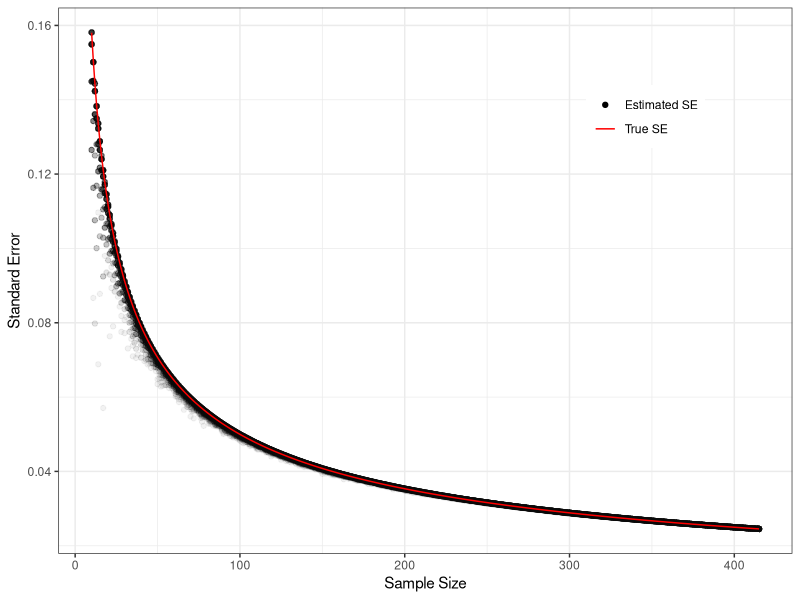
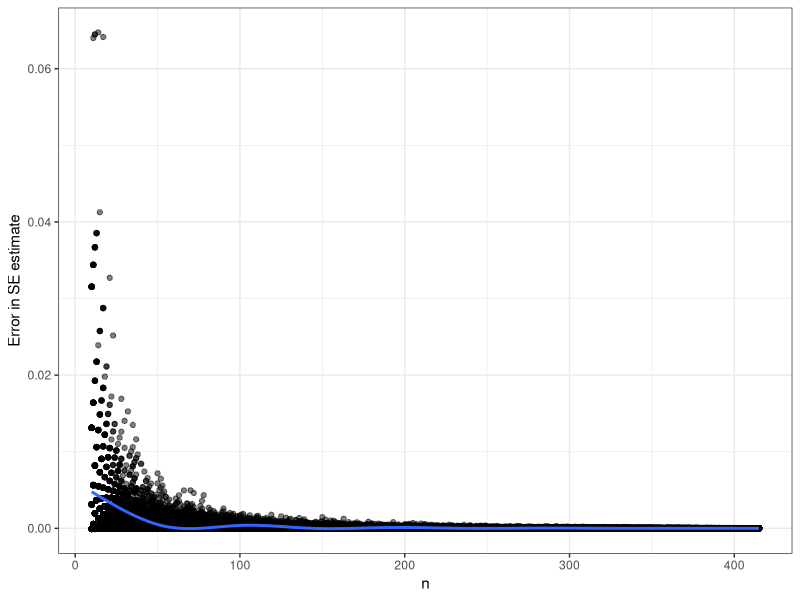

The R source for these figures, in order:
## ---- chunk 1
library(tidyverse)
library(dslabs)
library(patchwork)
library(kableExtra)
theme_set(theme_bw())
## ---- chunk 2
set.seed(2043798)
s25 <- sample(rep(c("red", "blue"), c(201,214)), 25, replace = F) |> table()
options(digits = 4)
## ---- chunk 3
set.seed(230947)
s50 <- sample(rep(c("red", "blue"), c(201,214)), 50, replace = F) |> table()
## ---- chunk 4
#| layout-nrow: 1
#| fig-width: 4
#| fig-height: 3
#| fig-alt: ['A plot of the sample standard error against the actual standard error using the population value of p. The variability around the standard error is higher when n is small, and the approximate SE is never higher than the actual SE.', 'A plot of the proportion of the actual standard error that the sample se is off from the true value. The proportion of error in the estimate decreases rapidly as n increases.']
true_p <- 214/415

se <- tibble(n = seq(10, 415, 1), 
             se = sqrt(true_p*(1-true_p)/n))

se_data <- se |>
  crossing(tibble(rep = 1:100)) |>
  mutate(sample = map_int(n, ~sum(sample(rep(c("red", "blue"), c(201,214)), ., replace = F) == "blue")))

se_data <- se_data |>
  mutate(sample_p = sample/n, sample_se = sqrt(sample_p * (1-sample_p)/n))

ggplot(data = se, aes(x = n)) +
  geom_point(data = se_data, aes(y = sample_se, color = "Estimated SE"), alpha = .05) + 
  geom_line(data = se, aes(y = se, color = "True SE")) + 
  scale_color_manual("", values = c("black", "red")) + 
  guides(color = guide_legend(override.aes = list(alpha = 1))) + 
  ylab("Standard Error") +  xlab("Sample Size") + 
  theme(legend.position = "inside", legend.position.inside = c(.8, .8), legend.title = element_blank())

ggplot(data = se_data, aes(x = n, y = se- sample_se)) + 
  geom_point(alpha = 0.5) + 
  ylab("Error in SE estimate") + 
  geom_smooth(se = F)
